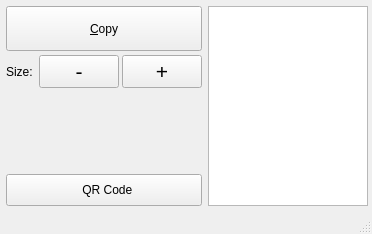
<?xml version="1.0" encoding="UTF-8"?>
<ui version="4.0">
 <class>MainWindow</class>
 <widget class="QMainWindow" name="MainWindow">
  <property name="geometry">
   <rect>
    <x>0</x>
    <y>0</y>
    <width>372</width>
    <height>234</height>
   </rect>
  </property>
  <property name="windowTitle">
   <string>Phoney Dictate</string>
  </property>
  <widget class="QWidget" name="centralwidget">
   <layout class="QVBoxLayout" name="verticalLayout_2">
    <property name="leftMargin">
     <number>6</number>
    </property>
    <property name="topMargin">
     <number>6</number>
    </property>
    <property name="rightMargin">
     <number>4</number>
    </property>
    <property name="bottomMargin">
     <number>6</number>
    </property>
    <item>
     <layout class="QHBoxLayout" name="horizontalLayout">
      <item>
       <layout class="QVBoxLayout" name="verticalLayout">
        <property name="spacing">
         <number>4</number>
        </property>
        <item>
         <widget class="QPushButton" name="b_copy">
          <property name="minimumSize">
           <size>
            <width>0</width>
            <height>45</height>
           </size>
          </property>
          <property name="toolTip">
           <string>Copy all text to the clipboard</string>
          </property>
          <property name="text">
           <string>&amp;Copy</string>
          </property>
          <property name="icon">
           <iconset theme="gtk-copy">
            <normaloff>.</normaloff>.</iconset>
          </property>
          <property name="iconSize">
           <size>
            <width>24</width>
            <height>24</height>
           </size>
          </property>
          <property name="flat">
           <bool>false</bool>
          </property>
         </widget>
        </item>
        <item>
         <layout class="QHBoxLayout" name="horizontalLayout_2">
          <property name="spacing">
           <number>3</number>
          </property>
          <item>
           <widget class="QLabel" name="label">
            <property name="text">
             <string>Size: </string>
            </property>
           </widget>
          </item>
          <item>
           <widget class="QPushButton" name="b_smaller">
            <property name="font">
             <font>
              <pointsize>16</pointsize>
             </font>
            </property>
            <property name="toolTip">
             <string>Make font size smaller</string>
            </property>
            <property name="text">
             <string>-</string>
            </property>
            <property name="flat">
             <bool>false</bool>
            </property>
           </widget>
          </item>
          <item>
           <widget class="QPushButton" name="b_larger">
            <property name="sizePolicy">
             <sizepolicy hsizetype="Preferred" vsizetype="Fixed">
              <horstretch>0</horstretch>
              <verstretch>0</verstretch>
             </sizepolicy>
            </property>
            <property name="font">
             <font>
              <pointsize>16</pointsize>
              <weight>50</weight>
              <bold>false</bold>
             </font>
            </property>
            <property name="toolTip">
             <string>Make font size larger</string>
            </property>
            <property name="text">
             <string>+</string>
            </property>
            <property name="flat">
             <bool>false</bool>
            </property>
           </widget>
          </item>
         </layout>
        </item>
        <item>
         <spacer name="verticalSpacer">
          <property name="orientation">
           <enum>Qt::Vertical</enum>
          </property>
          <property name="sizeHint" stdset="0">
           <size>
            <width>20</width>
            <height>40</height>
           </size>
          </property>
         </spacer>
        </item>
        <item>
         <widget class="QLabel" name="lbl_link">
          <property name="text">
           <string/>
          </property>
          <property name="alignment">
           <set>Qt::AlignCenter</set>
          </property>
         </widget>
        </item>
        <item>
         <widget class="QPushButton" name="b_icon">
          <property name="minimumSize">
           <size>
            <width>0</width>
            <height>32</height>
           </size>
          </property>
          <property name="text">
           <string>  QR Code</string>
          </property>
         </widget>
        </item>
       </layout>
      </item>
      <item>
       <widget class="QPlainTextEdit" name="textBox">
        <property name="font">
         <font>
          <pointsize>12</pointsize>
         </font>
        </property>
        <property name="plainText">
         <string notr="true"/>
        </property>
        <property name="textInteractionFlags">
         <set>Qt::TextEditorInteraction</set>
        </property>
       </widget>
      </item>
     </layout>
    </item>
   </layout>
  </widget>
  <widget class="QStatusBar" name="statusbar"/>
 </widget>
 <resources/>
 <connections>
  <connection>
   <sender>b_smaller</sender>
   <signal>clicked()</signal>
   <receiver>textBox</receiver>
   <slot>zoomOut()</slot>
   <hints>
    <hint type="sourcelabel">
     <x>31</x>
     <y>63</y>
    </hint>
    <hint type="destinationlabel">
     <x>319</x>
     <y>312</y>
    </hint>
   </hints>
  </connection>
  <connection>
   <sender>b_larger</sender>
   <signal>clicked()</signal>
   <receiver>textBox</receiver>
   <slot>zoomIn()</slot>
   <hints>
    <hint type="sourcelabel">
     <x>77</x>
     <y>63</y>
    </hint>
    <hint type="destinationlabel">
     <x>319</x>
     <y>312</y>
    </hint>
   </hints>
  </connection>
 </connections>
</ui>
